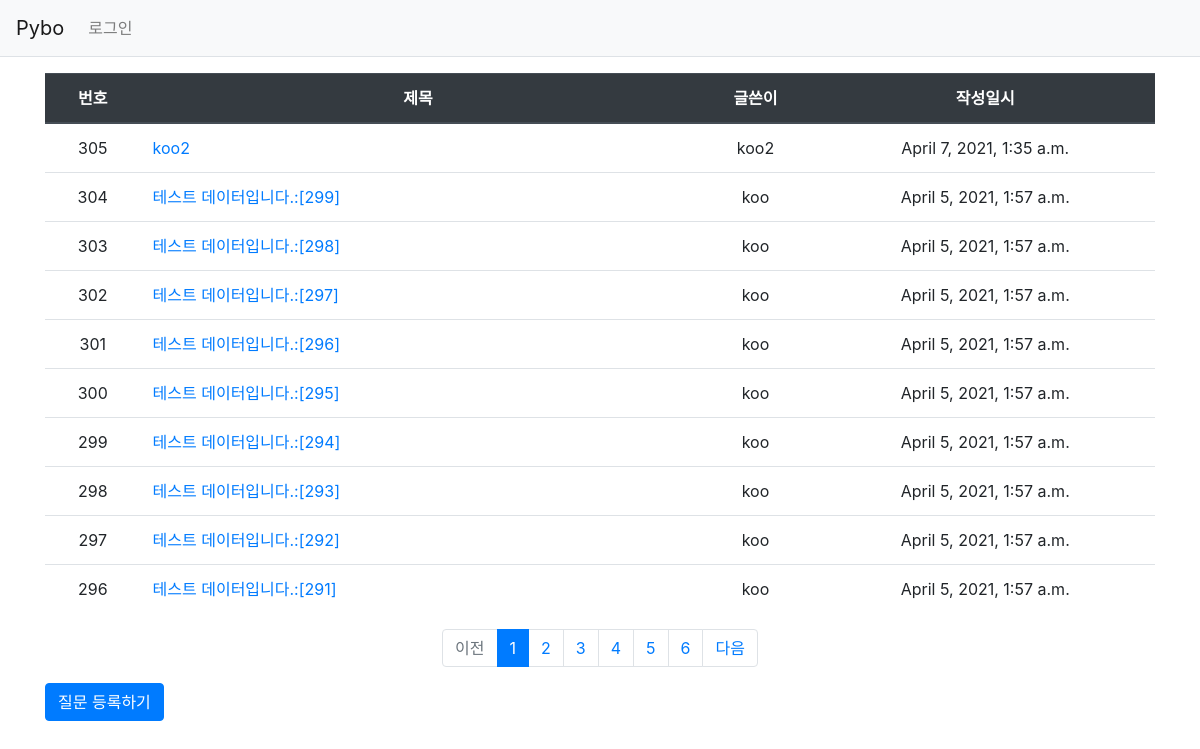
Page /pybo/ on the earlier database version.
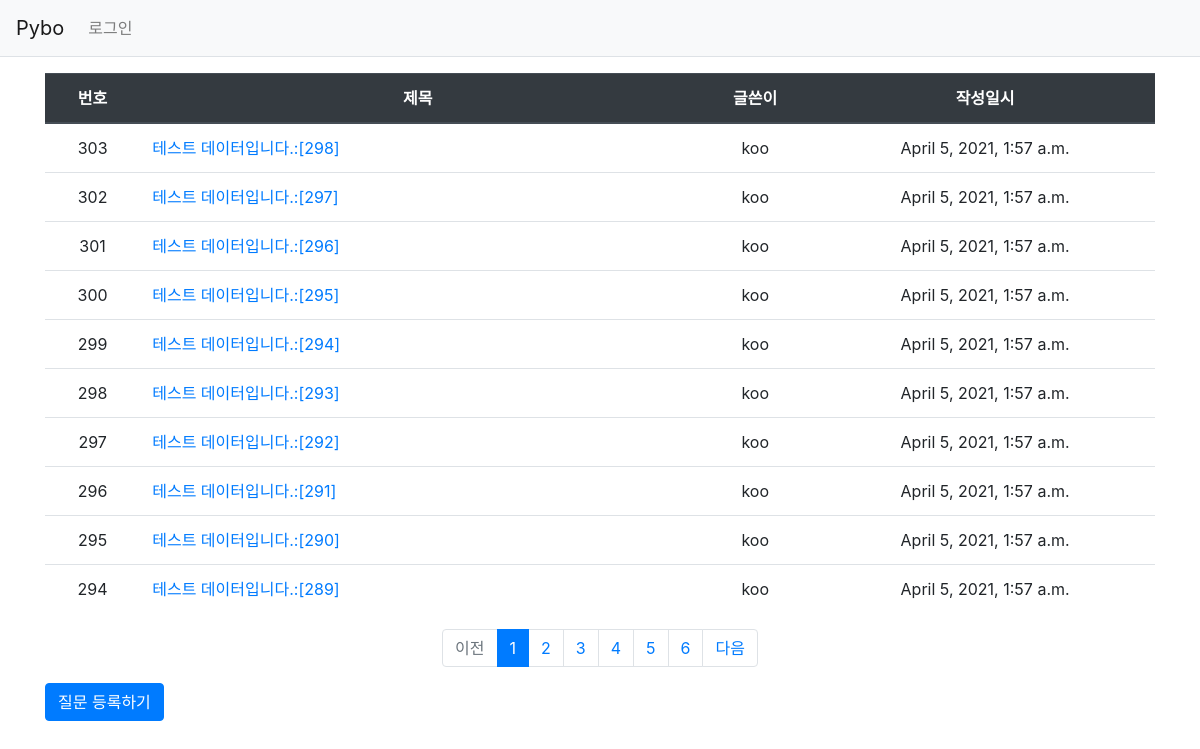
Same page on the later database version.
### pybo/models.py (models this page shows, shortened)
class Question(models.Model):
    author = models.ForeignKey(User, on_delete=models.CASCADE)
    subject = models.CharField(max_length=200)
    content = models.TextField()
    create_date = models.DateTimeField()
    modify_date = models.DateTimeField(null=True, blank=True)

### pybo/views.py (the view)
# urls.py: path('', views.index, name='index'),
def index(request):
    page = request.GET.get('page', '1')
    question_list = Question.objects.order_by("-create_date")
    paginator = Paginator(question_list, 10)
    page_obj = paginator.get_page(page)
    context = {'question_list': page_obj}
    return render(request, 'pybo/question_list.html', context)

### pybo/templatetags/pybo_filter.py (called while the page is built)
@register.filter
def sub(value, arg):
    return value - arg

### templates/pybo/question_list.html (shortened to what this page needs)
{% extends 'base.html' %}
{% load pybo_filter %}
{% block content %}
<div class="container my-3">
    <table class="table">
        <thead>
        <tr class="text-center thead-dark">
            <th>번호</th>
            <th style="width:50%">제목</th>
            <th>글쓴이</th>
            <th>작성일시</th>
        </tr>
        </thead>
        <tbody>
        {% if question_list %}
        {% for question in question_list %}
        <tr class="text-center">
            <td>{{ question_list.paginator.count|sub:question_list.start_index|sub:forloop.counter0|add:1 }}</td>
            <td class="text-left">
                <a href="{% url 'pybo:detail' question.id %}">{{ question.subject }}</a>
            </td>
            <td>{{ question.author.username }}</td>
            <td>{{ question.create_date }}</td>
        </tr>
        {% endfor %}
        {% else %}
        <tr>
            <td colspan="3">질문이 없습니다.</td>
        </tr>
        {% endif %}
        </tbody>
    </table>
    <ul class="pagination justify-content-center">
        {% if question_list.has_previous %}
        <li class="page-item">
            <a class="page-link" href="?page={{ question_list.previous_page_number }}">이전</a>
        </li>
        {% else %}
        <li class="page-item disabled">
            <a class="page-link" tabindex="-1" aria-disabled="true" href="#">이전</a>
        </li>
        {% endif %}
        {% for page_number in question_list.paginator.page_range %}
            {% if page_number >= question_list.number|add:-5 and page_number <= question_list.number|add:5 %}
            {% if page_number == question_list.number %}
            <li class="page-item active" aria-current="page">
                <a class="page-link" href="?page={{ page_number }}">{{ page_number }}</a>
            </li>
            {% else %}
            <li class="page-item">
                <a class="page-link" href="?page={{ page_number }}">{{ page_number }}</a>
            </li>
            {% endif %}
            {% endif %}
        {% endfor %}
        {% if question_list.has_next %}
        <li class="page-item">
            <a class="page-link" href="?page={{ question_list.next_page_number }}">다음</a>
        </li>
        {% else %}
        <li class="page-item disabled">
            <a class="page-link" tabindex="-1" aria-disabled="true" href="#">다음</a>
        </li>
        {% endif %}
    </ul>
    <a href="{% url 'pybo:question_create' %}" class="btn btn-primary">질문 등록하기</a>
</div>
{% endblock %}

### templates/base.html (shortened to what this page needs)
<!DOCTYPE html>
{% load static %}
<html lang="ko">
<head>
    <link rel="stylesheet" type="text/css" href="{% static 'bootstrap.min.css' %}">
    <link rel="stylesheet" type="text/css" href="{% static 'style.css' %}">
</head>
<body>
{% include "navbar.html" %}
{% block content %}
{% endblock %}
</body>
</html>

### templates/navbar.html (shortened to what this page needs)
<nav class="navbar navbar-expand-lg navbar-light bg-light border-bottom">
    <a class="navbar-brand" href="{% url 'pybo:index' %}">Pybo</a>
    <div class="collapse navbar-collapse flex-grow-0" id="navbarNav">
        <ul class="navbar-nav">
            <li class="nav-item ">
                {% if user.is_authenticated %}
                    <a class="nav-link", href="{% url 'common:logout' %}">{{ user.username }} (로그아웃)</a>
                {% else %}
                    <a class="nav-link" href="{% url 'common:login' %}">로그인</a>
                {% endif %}
            </li>
        </ul>
    </div>
</nav>

Differences in the rows shown:
removed Question: paginator.count|sub "305", subject "koo2", author.username "koo2", create_date "April 7, 2021, 1:35 a.m."
removed Question: paginator.count|sub "304", subject "테스트 데이터입니다.:[299]", author.username "koo", create_date "April 5, 2021, 1:57 a.m."
now on this page (row unchanged): Question: paginator.count|sub "295", subject "테스트 데이터입니다.:[290]", author.username "koo", create_date "April 5, 2021, 1:57 a.m."
now on this page (row unchanged): Question: paginator.count|sub "294", subject "테스트 데이터입니다.:[289]", author.username "koo", create_date "April 5, 2021, 1:57 a.m."
